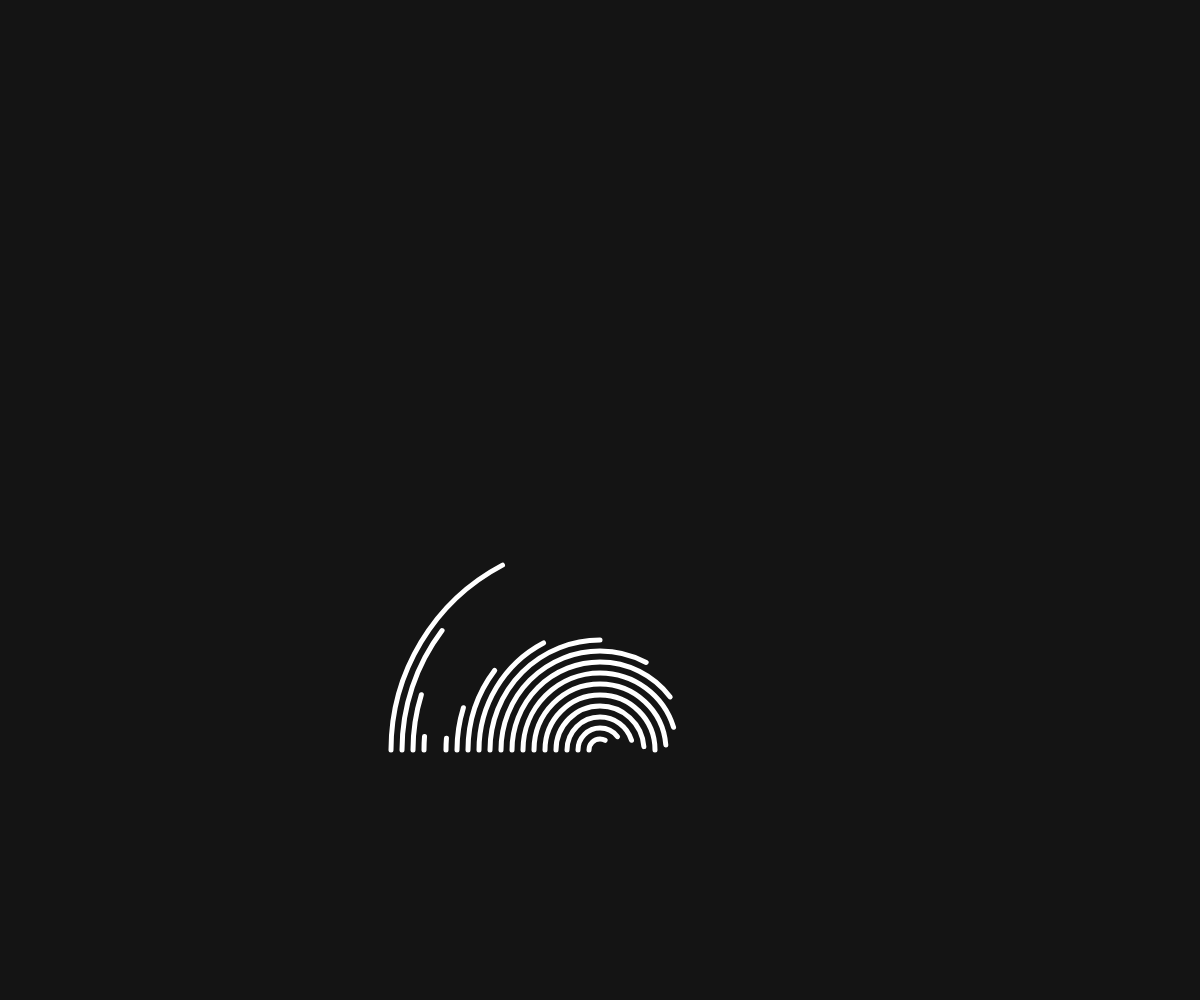
Frame 1 (no input)
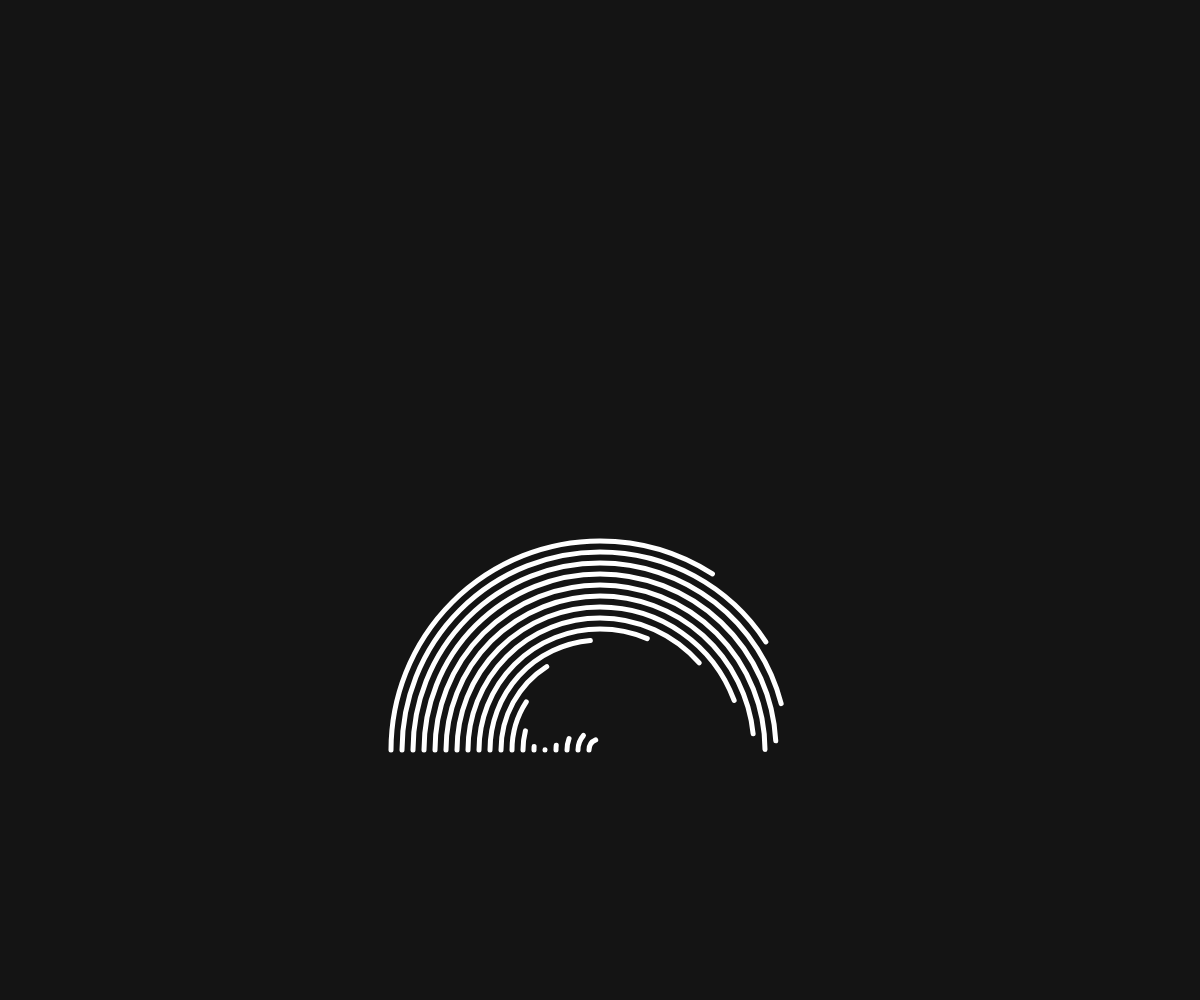
Frame 60 (no input)
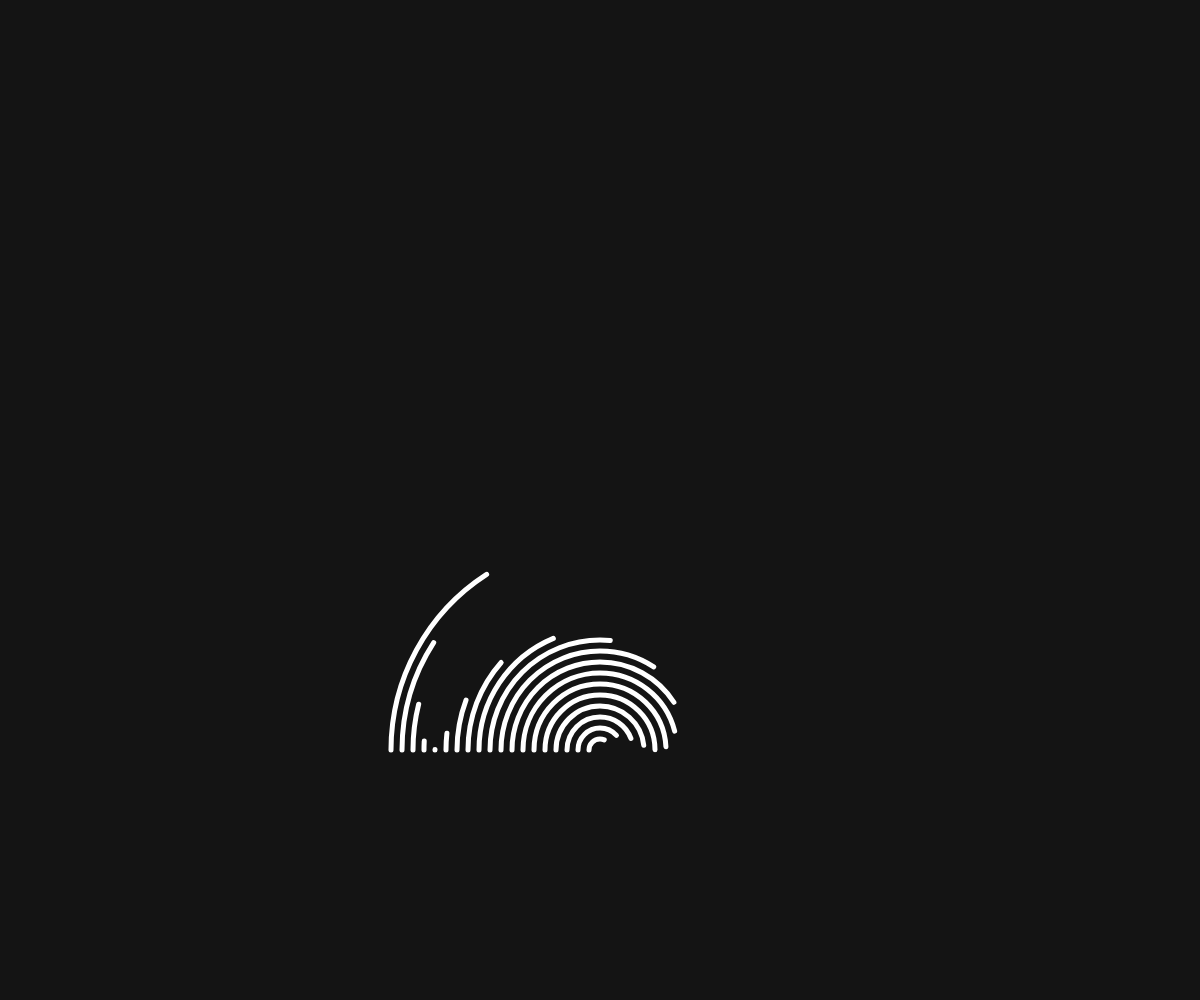
Frame 120 (the mouse pressed at the canvas centre since frame 60)

The p5.js sketch that drew these frames (run headless with seeded random() and noise() and a simulated clock; from frame 60 on, the mouse is pressed at the canvas centre):

// p5.js sketch
// ── sketch.js
// from https://www.openprocessing.org/sketch/152169

var num;

var step, sz, offSet, theta, angle;

function setup() {
  initializeFields();
  createCanvas(window.innerWidth, window.innerHeight);
  strokeWeight(5);
  step = 22;
}

function draw() {
  background(20);
  translate(width / 2, height * 0.75);
  angle = 0;
  for (var i = 0; i < num; i++) {
    stroke(255);
    noFill();
    sz = i * step;
    var offSet = (TWO_PI / num) * i;
    var arcEnd = map(sin(theta + offSet), -1, 1, PI, TWO_PI);
    arc(0, 0, sz, sz, PI, arcEnd);
  }
  colorMode(RGB);
  resetMatrix();
  theta += 0.0523;
}

function initializeFields() {
  num = 20;
  step = 0;
  sz = 0;
  offSet = 0;
  theta = 0;
  angle = 0;
}
